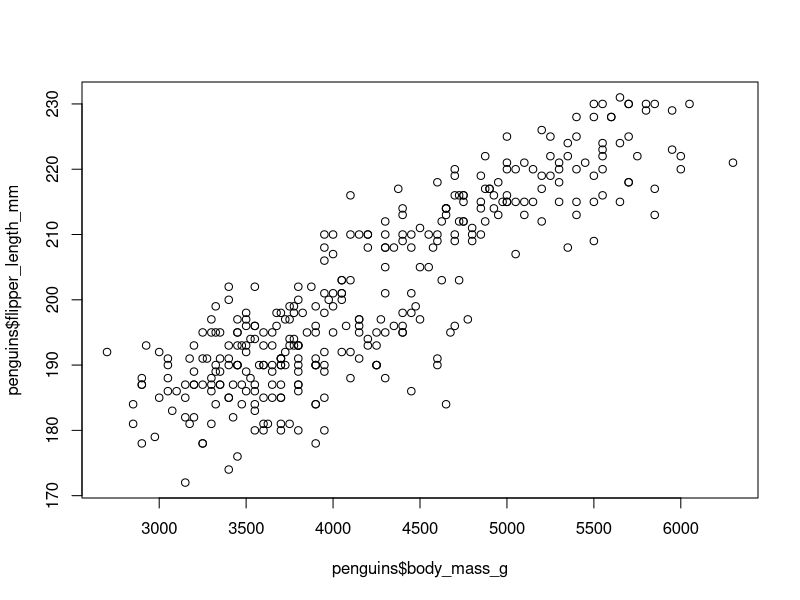

Reproduce this figure in R. (Note: this script raises an error after producing the figure.)
library(ggplot2)
library(palmerpenguins)

penguins
data(penguins)

plot(penguins$body_mass_g, penguins$flipper_length_mm)
body_mass_g

ggplot(data=penguins) + geom_point(mapping = aes(x = flipper_length_mm, y = body_mass_g))
ggplot(data=penguins) + geom_point(mapping = aes(x = flipper_length_mm, y = body_mass_g, color=species, shape=species, size = bill_depth_mm))
ggplot(data=penguins) + geom_point(mapping = aes(x = flipper_length_mm, y = body_mass_g, color=species, alpha=species, size = bill_depth_mm))

ggplot(data=penguins) + geom_point(mapping = aes(x = flipper_length_mm, y = body_mass_g), color="purple")


ggplot(data=penguins) + geom_point(mapping = aes(x = bill_length_mm, y =  bill_depth_mm, color=species))

ggplot(data=penguins) + geom_point(mapping = aes(x = flipper_length_mm, y = body_mass_g))
